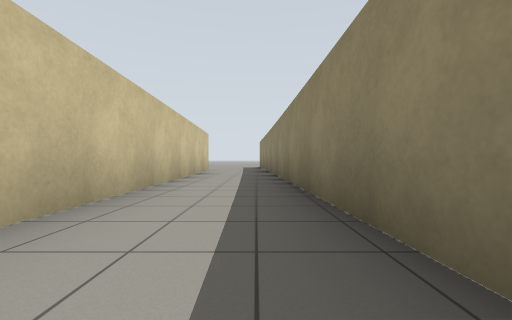
View 1 (above)

16 first-person views from a walk through a robot-simulator world made for Gazebo. The camera is 0.72 m above the floor, looks level and sees 90° across. The lines on the ground mark 1 m squares. The floor is counted in squares, 2 m on a side. Each view is taken from the middle of a square. On the plan, view 1 faces up. The plan holds only what a view shows up to about 9 squares ahead; the rest is blank.

View 2
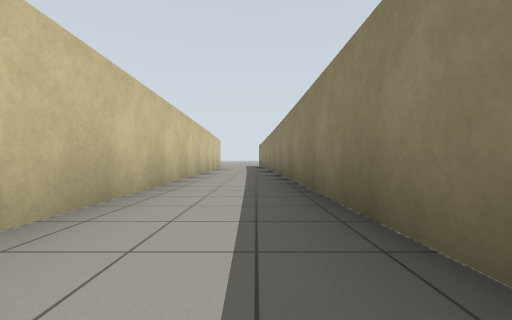

View 3
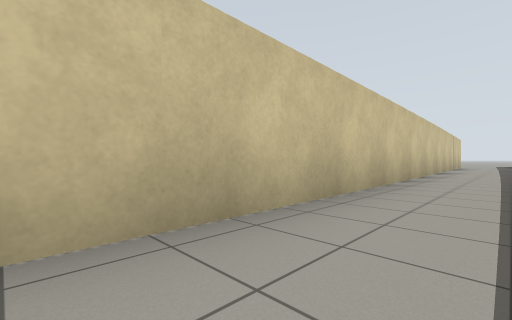

View 4
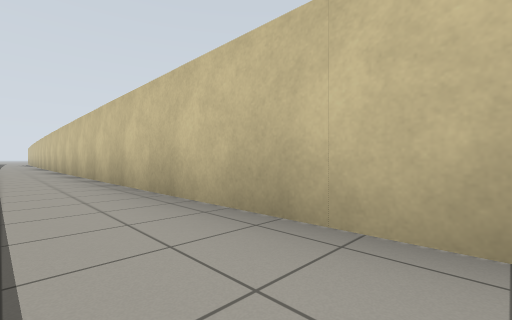

View 5
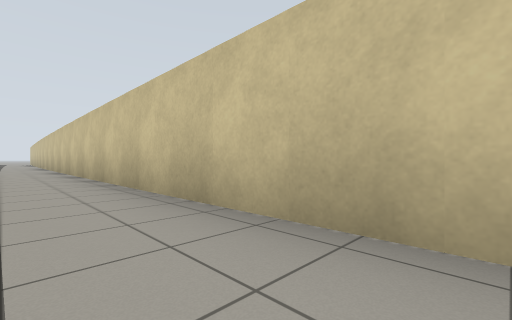

View 6
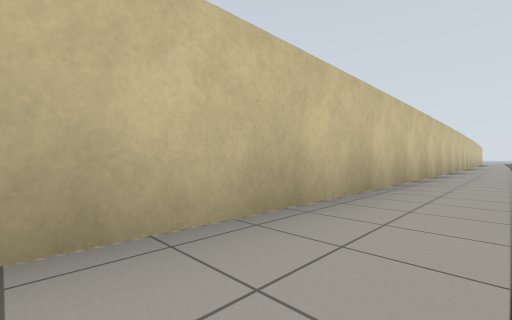

View 7
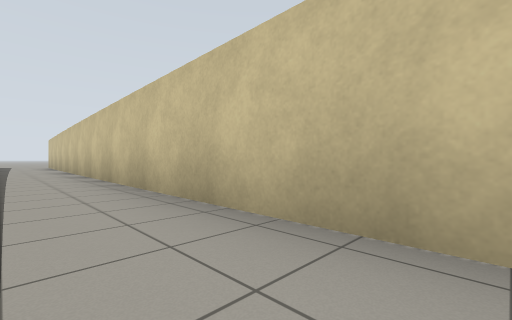

View 8
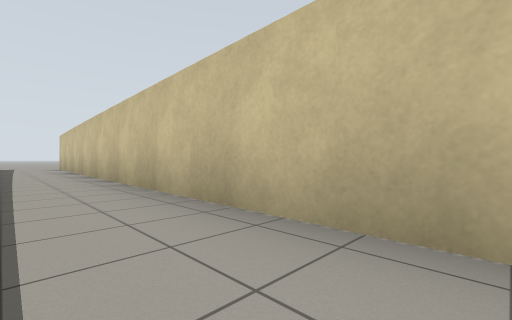

View 9
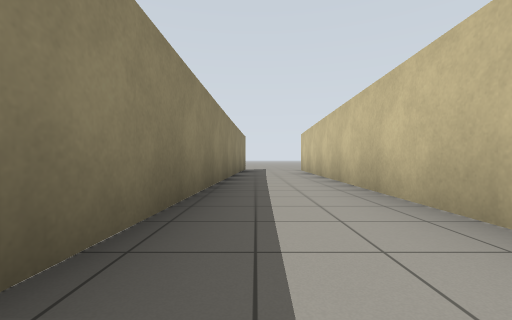

View 10
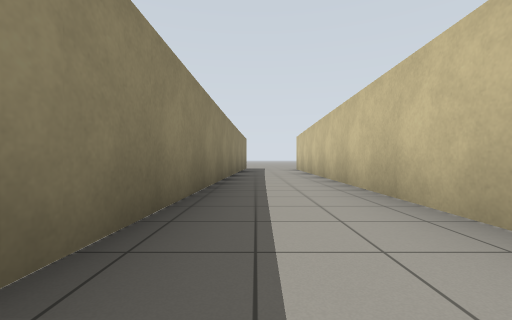

View 11
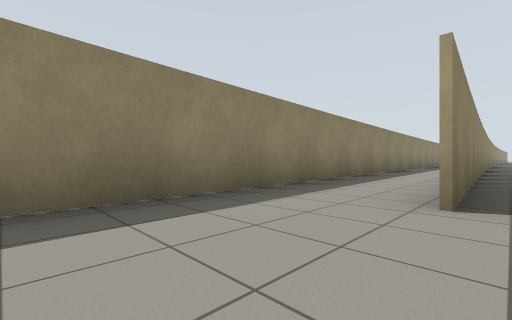

View 12
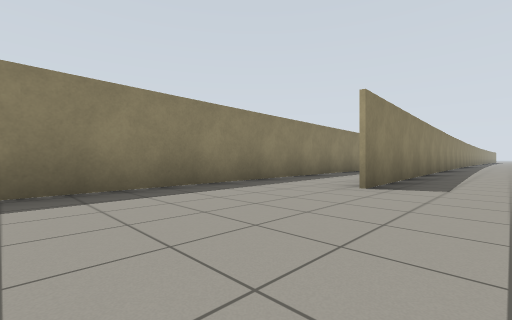

View 13
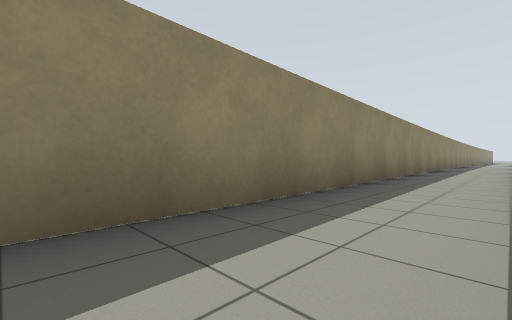

View 14
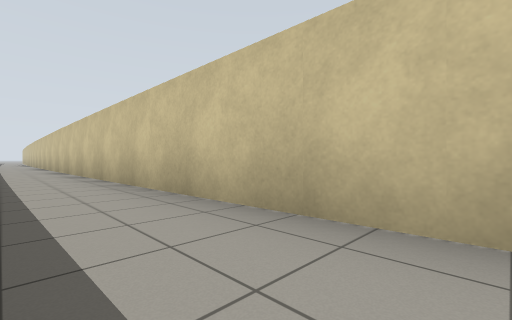

View 15
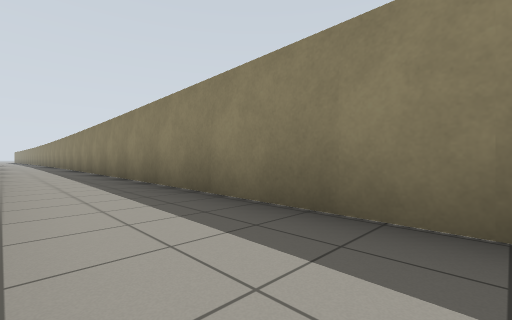

View 16
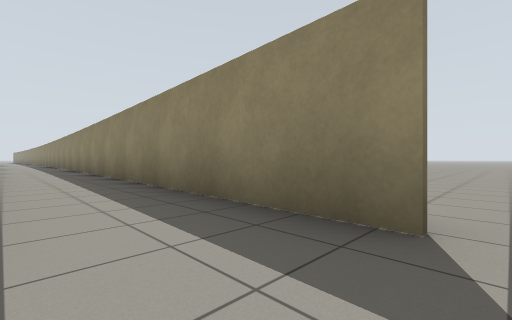

### Floor plan
Ten units are one square. View 1 is at (0, 0); x grows to the right and y downward. Boxes are objects, and circles mark ways between rooms. Rooms are numbered by the first view taken in them; rooms with no view inside come last. Other rooms are left out.
<svg viewBox="-35 -126 49 456">
<path fill="none" stroke="#000" d="M9 186 9 181M8 59 6 -35M-11 50 -13 289M5 286 9 188M-13 -36 -12 55M3 -104 2 -121M5 -85 5 -105M-14 -70 -13 -36M-16 -87 -16 -80M6 -35 5 -85M-13 290 -14 302M4 318 5 286"/>
<circle cx="0" cy="-40" r="3" fill="#2a7"/>
<circle cx="-10" cy="290" r="3" fill="#2a7"/>
<circle cx="-10" cy="-90" r="3" fill="#2a7"/>
<text x="0" y="130">1</text>
<text x="-20" y="-120">2</text>
<text x="-10" y="-60">3</text>
<text x="-20" y="310">4</text>
</svg>
Room 1 opens to room 3. Room 1 opens to room 4. Room 2 opens to room 3.

Where each view was taken, in squares from view 1:
view 1: 0 up, 0 right, facing up
view 2: 3 down, 0 right, facing up
view 3: 6 down, 0 right, facing up-left
view 4: 4 down, 0 right, facing down-left
view 5: 6 down, 0 right, facing down-left
view 6: 18 down, 0 right, facing up-left
view 7: 16 down, 0 right, facing down-left
view 8: 19 down, 0 right, facing down-left
view 9: 22 down, 0 right, facing down
view 10: 21 down, 0 right, facing down
view 11: 11 up, 2 left, facing down-right
view 12: 12 up, 3 left, facing down-right
view 13: 5 up, 1 left, facing down-right
view 14: 3 up, 0 right, facing down-left
view 15: 28 down, 1 left, facing up-right
view 16: 32 down, 1 left, facing up-right
